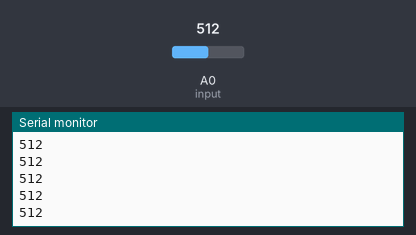
Bench run of a sketch on a simulated Arduino Uno, built with avr-gcc and run on an emulated ATmega328P. On the bench: the last lines printed to the serial monitor. The inputs (shaded band) are chosen by the test bench; at power-on: A0 (input) = 512.

Above: at 1.2 s.
1.3 s: A0 (input) set to 716
At 1.31 s:
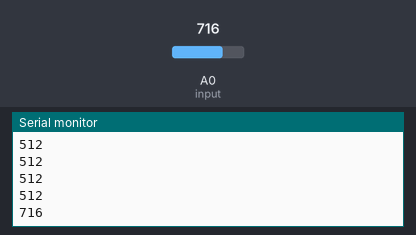
2.8 s: A0 (input) set to 900
At 2.81 s:
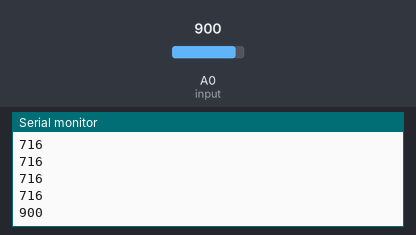
Timing chart, 0 to 5.8 s (numbered marks = the images above; inputs shaded):
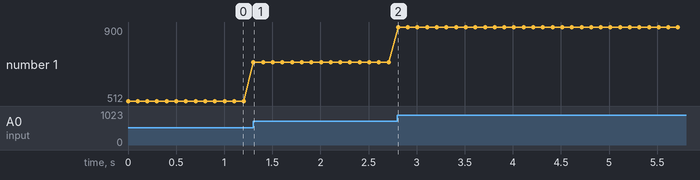

Measured:
- after the input at 1.3 s, the serial monitor: prints a new line at once (image 1)
- after the input at 2.8 s, the serial monitor: prints a new line at once (image 2)
- plotted number 1: 512 → 716 after the input at 1.3 s, 716 → 900 after the input at 2.8 s

The sketch:

ir_sensor.ino
```cpp
int input = A0;
int vcc = 3;
int readValue = LOW;

void setup() {
  pinMode(input, INPUT);
  pinMode(vcc, OUTPUT);
  digitalWrite(vcc, HIGH);
  Serial.begin(9600);
}

void loop() {
  readValue = analogRead(input);

  Serial.println(readValue);

  delay(100);
}
```
